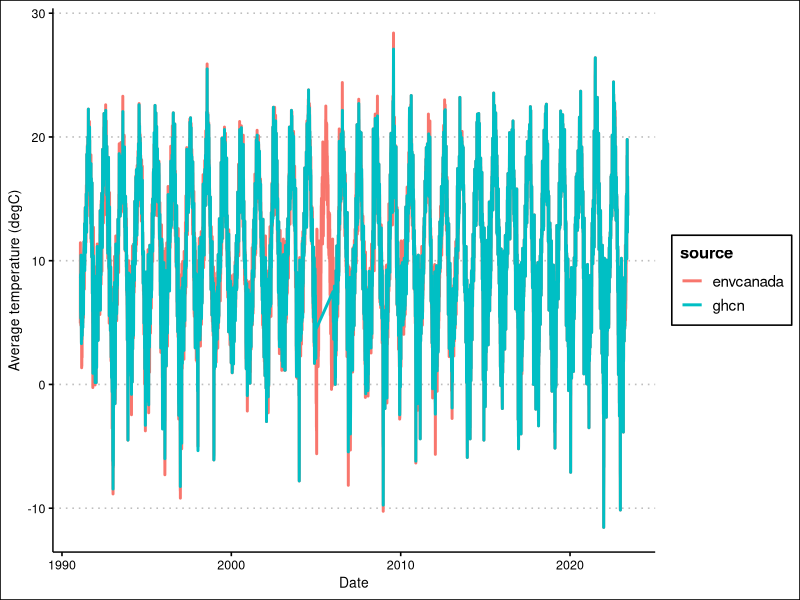
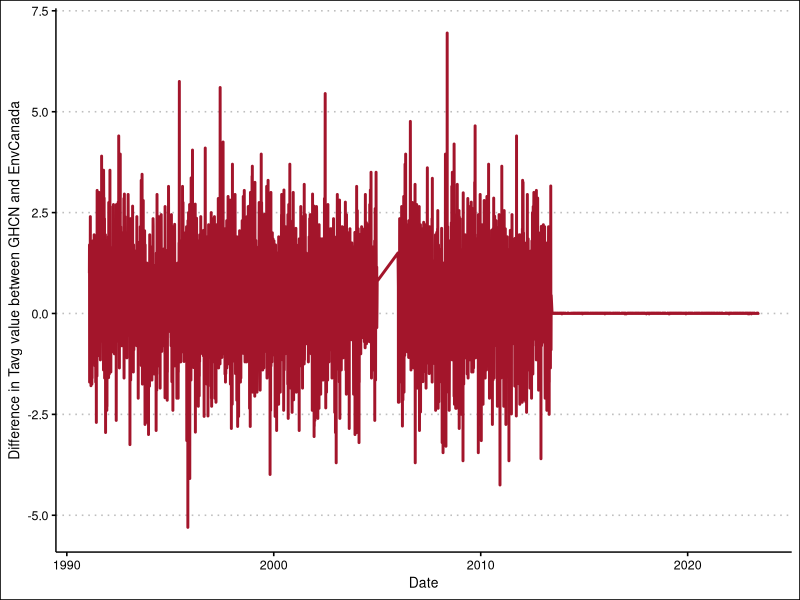
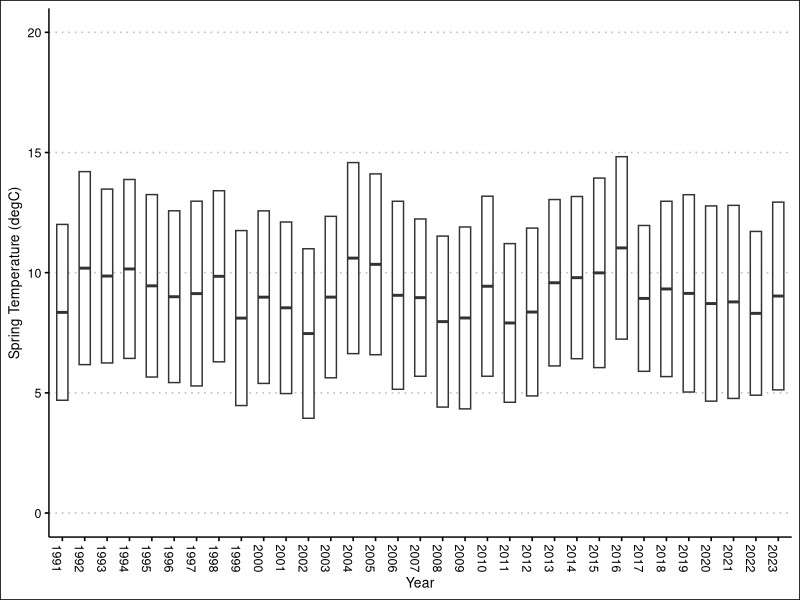
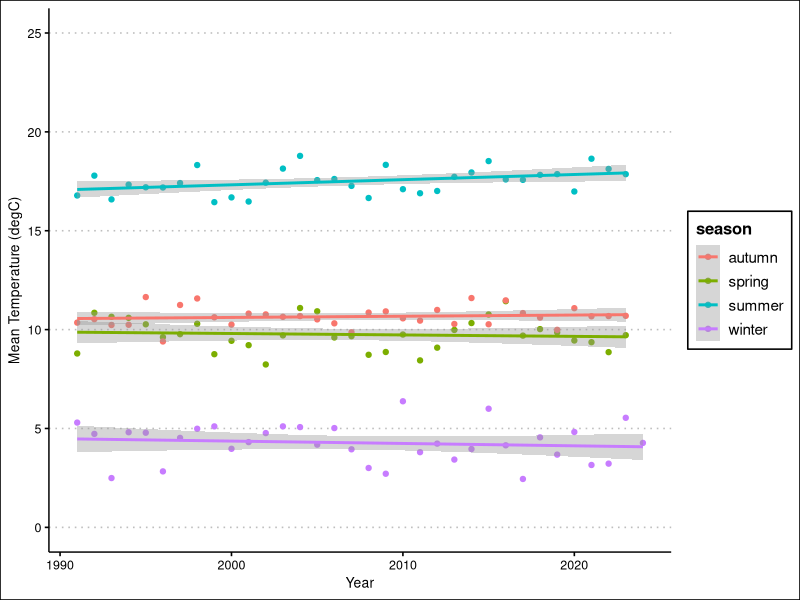

These figures' R source, in order:
# <><><><><><><><><><><><><><><><><><><><><><><><><><><><><><><><><><><><><><><>
# Checking weather data consistency
# 
# Justin Ngo
# Updated 6 June 2024
# <><><><><><><><><><><><><><><><><><><><><><><><><><><><><><><><><><><><><><><>
library(tidyverse)
library(ggthemes)

tsawassen.avg <- read.table("data/GHCN_TSAWASSEN_Tavg.txt")%>%
  mutate(avg_temperature.tsawassen = V4)
tsawassen.max <- read.table("data/GHCN_TSAWASSEN_Tmax.txt")%>%
  mutate(max_temperature.tsawassen = V4)
tsawassen.min <- read.table("data/GHCN_TSAWASSEN_Tmin.txt")%>%
  mutate(min_temperature.tsawassen = V4)
airport <- read_csv("analyses/input/vanDailyWeather.csv") %>%
  select(1,2,4,5)
airport.ghcn <- read.table("data/GHCN_AIRPORT_Tavg.txt")

tsawassen.avg$V1 <- paste(tsawassen.avg$V1, tsawassen.avg$V2, tsawassen.avg$V3, sep = "/")
tsawassen.avg <- tsawassen.avg %>%
  mutate(date = ymd(V1)) %>%
  mutate(DOY = yday(date))

tsawassen.max$V1 <- paste(tsawassen.max$V1, tsawassen.max$V2, tsawassen.max$V3, sep = "/")
tsawassen.max <- tsawassen.max %>%
  mutate(date = ymd(V1)) %>%
  mutate(DOY = yday(date))

tsawassen.min$V1 <- paste(tsawassen.min$V1, tsawassen.min$V2, tsawassen.min$V3, sep = "/")
tsawassen.min <- tsawassen.min %>%
  mutate(date = ymd(V1)) %>%
  mutate(DOY = yday(date))

tsawassen.avg <- select(tsawassen.avg,5,6,7)
tsawassen.min <- select(tsawassen.min,5,6,7)
tsawassen.max <- select(tsawassen.max,5,6,7)

tavg.airport <- airport %>%
  select(1,3) %>%
  mutate(source = "envcanada")
merged.data <- merge(tavg.airport,tsawassen.avg) 
# It seems that Tsawwassen is warmer than the airport, and it's also farther away from the garden so maybe not the best comparison? But it's one of the only ones with a record that's about as long as the airport

# <><><><><><><><><><><><><><><><><><><><><><><><><><><><><><><><><><><><><><><>
# Comparing the GHCN and environment canada datasets directly as a plot

airport.ghcn$V1 <- paste(airport.ghcn$V1, airport.ghcn$V2, airport.ghcn$V3, sep = "/")
airport.ghcn <- airport.ghcn %>%
  mutate(avg_temperature = V4) %>%
  mutate(date = ymd(V1)) %>%
  mutate(source = "ghcn")
airport.ghcn.sel <- airport.ghcn %>%
  select(5:7)

range <- interval(as.POSIXct("1991-01-31"),
                  as.POSIXct("2023-05-31"))

tavg.airport <- tavg.airport  %>%
  filter(date %within% range)
airport.ghcn.sel <- airport.ghcn.sel %>%
  filter(date %within% range)

airport.bind <- rbind(airport.ghcn.sel,tavg.airport)

airport.bind %>%
  ggplot(aes(x = date,
             y = avg_temperature,
             colour = source))+
  geom_line(linewidth = 1)+
  labs(x = "Date",
       y = "Average temperature (degC)")+
  theme_clean()

# <><><><><><><><><><><><><><><><><><><><><><><><><><><><><><><><><><><><><><><>

# <><><><><><><><><><><><><><><><><><><><><><><><><><><><><><><><><><><><><><><>
# Comparing the GHCN and environment canada datasets by difference

airport.ghcn.2 <- airport.ghcn.sel %>%
  mutate(avg_temperature.ghcn = avg_temperature) %>%
  select(2,4)
tavg.airport.2 <- tavg.airport %>%
  mutate(avg_temperature.airport = avg_temperature) %>%
  select(1,4)

airport.merge <- merge(airport.ghcn.2,tavg.airport.2)
airport.merge <- mutate(airport.merge, difference = avg_temperature.ghcn - avg_temperature.airport)

airport.merge %>%
  ggplot(aes(x = date,
             y = difference))+
  geom_line(linewidth=1,colour="#a3152b")+
  labs(x = "Date",
       y = "Difference in Tavg value between GHCN and EnvCanada")+
  theme_clean()

# <><><><><><><><><><><><><><><><><><><><><><><><><><><><><><><><><><><><><><><>

# <><><><><><><><><><><><><><><><><><><><><><><><><><><><><><><><><><><><><><><>
## some f(x)s to help calculate GDD
## this f(x) makes a column which zeroes out all data
# below your threshold temperature

makethreshold.data <- function(dater, temp.col, thresh){ 
  ifelse(dater[[temp.col]]>thresh,
         (dater[[temp.col]]-thresh), 0)
}

## this f(x) adds up gdd
## requires data ordered by doy (I do this in the loop below)
## this f(x) returns the value while treating NA as zeroes
# needstartdate is when you require data to start that year, otherwise it returns NA
# for example, 5 means you need data that starts before 5 January to actually count
makegdd.data.skipNA <- function(dater, gdd.col, doy.col, startdate, needstartdate){
  saveme <- c()
  for(i in 1:nrow(dater)){
    # deal with cases where the data start after Jan 1
    if (dater[[doy.col]][1]>needstartdate) saveme[i] <- NA
    else
      # deal with cases where the entire column is NA
      if (sum(is.na(dater[[gdd.col]]))==length(dater[[gdd.col]])) saveme[i] <- NA
      else
        # okay, finally calculate the GDD
        if (dater[[doy.col]][i]==startdate) saveme[i] <- (dater[[gdd.col]][i])
        else
          # if a cell is NA, just add 0 instead of the cell
          if (is.na(dater[[gdd.col]][i])) saveme[i] <- (0+saveme[i-1])
          else
            saveme[i] <- (dater[[gdd.col]][i]+saveme[i-1])
  }
  return(saveme)
}


countNA.pergdd <- function(dater, gdd.col, doy.col, startdate, needstartdate){
  saveme <- c()
  for(i in 1:nrow(dater)){
    dater <- dater[order(as.numeric(dater[[doy.col]])),]
    if (dater[[doy.col]][1]>needstartdate) saveme[i] <- NA
    else 
      if  (sum(is.na(dater[[gdd.col]]))==length(dater[[gdd.col]])) saveme[i] <- NA
      else
        saveme[i] <- sum(is.na(dater[[gdd.col]][which(dater[[doy.col]]<(i+1))]))
  }
  return(saveme)
}

##
## f(x)s that I never got to run
## I tried to count NA and make cumulative GDD in one f(x)
##

makegdd.data.skipNA.arghh <- function(dater, gdd.col, doy.col, startdate, needstartdate){
  saveme <- c()
  nacount <- c()
  for(i in 1:nrow(dater)){
    if (dater[[doy.col]][1]>needstartdate) saveme[i] <- NA
    else 
      if (is.na(unique(dater[[gdd.col]][i]))==TRUE) saveme[i] <- NA
      else
        
        # subsetme <- dater[which(dater[[doy.col]]<(i+1)),]
        # nacount[i] <- sum(is.na(subsetme[[gdd.col]]))
        
        if (is.na(dater[[gdd.col]][i])==TRUE) saveme[i] <- (0+saveme[i-1])
        else
          if (dater[[doy.col]][i]==startdate) saveme[i] <- (dater[[gdd.col]][i])
          else
            saveme[i] <- (dater[[gdd.col]][i]+saveme[i-1])
          nacount[i] <- (sum(is.na(subsetme[[gdd.col]][i]))+nacount[i-1])
  }
  return(cbind(saveme, nacount))
}

# <><><><><><><><><><><><><><><><><><><><><><><><><><><><><><><><><><><><><><><>

# <><><><><><><><><><><><><><><><><><><><><><><><><><><><><><><><><><><><><><><>
vandat <- read_csv("analyses/input/vanDailyWeather.csv")

range <- interval(as.POSIXct("1991-01-31"),
                  as.POSIXct("2023-05-31"))

vandat_febmay <- vandat %>% #only months Feb to May are needed
  mutate(date2 = ymd(date)) %>%
  filter(date2 >= make_date(year((date2)), 2, 1),
         date2 <= make_date(year((date2)), 5, 31)) %>%
  filter(date2 %within% range) %>%
  mutate(DOY = yday(date2))

vandat_sel <- vandat_febmay %>%
  select(date2, DOY, max_temperature, avg_temperature, min_temperature, heatdegdays, growdegdays_5, growdegdays_7, growdegdays_10) %>%
  mutate(year = year(date2),
         month = month(date2))
# I wanted to keep sunrise sunset data but it's not complete

# Make mean average spring temperature according to the historic min and max phenology DOYs for each species?
# Luckily for me, DOY range for the four grouped cultivars (campbellii, etc.) are always within ~60 to ~140 to let's filter for DOY 59 to 141
vandat_maggroup_year <- vandat_sel %>%
  filter(DOY %in% (59:141)) %>%
  group_by(year) %>%
  summarise_all(mean) %>%
  select(-date2, -DOY, -month)
# Now we have average temperature between Feb and May for every year

tempdat <- vandat_maggroup_year %>%
  select(1:4) %>%
  tibble::rownames_to_column(var = "var")

tempplot <- tempdat %>%
  ggplot(aes(x = as.factor(year),
             ymin = `min_temperature`,
             ymax = `max_temperature`,
             lower = `min_temperature`,
             upper = `max_temperature`,
             middle = `avg_temperature`))+
  geom_boxplot(stat = "identity",
               width = 0.5)+ 
  labs(x = "Year",
       y = "Spring Temperature (degC)")+
  theme_clean() +
  theme(axis.text.x = element_text(angle = 270))+
  ylim(0,20)
tempplot

# Is spring weather just not changing across the years?
# Making four plots to show the temperature in yearly quarters
vandat_month <- vandat %>%
  mutate(month = month(date))%>%
  mutate(year = year(date))%>%
  select(1:5,73,74)
szn.winter <- vandat_month %>%
  filter(month == "12" | month == "1" | month == "2") %>%
  group_by(year)%>%
  summarize_all(mean)%>%
  mutate(season = "winter")
szn.spring <- vandat_month %>%
  filter(month == "3" | month == "4" | month == "5") %>%
  group_by(year)%>%
  summarize_all(mean)%>%
  mutate(season = "spring")
szn.summer <- vandat_month %>%
  filter(month == "6" | month == "7" | month == "8") %>%
  group_by(year)%>%
  summarize_all(mean)%>%
  mutate(season = "summer")
szn.autumn <- vandat_month %>%
  filter(month == "9" | month == "10" | month == "11") %>%
  group_by(year)%>%
  summarize_all(mean)%>%
  mutate(season = "autumn")

seasons <- rbind(szn.winter,szn.spring,szn.summer,szn.autumn)
seasons %>%
  ggplot(aes(x = year,
             y = avg_temperature,
             colour = season))+
  geom_point() +
  geom_smooth(method = "lm") +
  theme_clean() +
  labs(x = "Year",
       y = "Mean Temperature (degC)") +
  ylim(0,25)

# winter temp trend
wintermodel <- lm(avg_temperature~year, szn.winter)
summary(wintermodel)
paste('y =', coef(wintermodel)[[2]], '* x', '+', coef(wintermodel)[[1]])

# spring temp trend
springmodel <- lm(avg_temperature~year, szn.spring)
summary(springmodel)
paste('y =', coef(springmodel)[[2]], '* x', '+', coef(springmodel)[[1]])

# summer temp trend
summermodel <- lm(avg_temperature~year, szn.summer)
summary(summermodel)
paste('y =', coef(summermodel)[[2]], '* x', '+', coef(summermodel)[[1]])

# autumn temp trend
autumnmodel <- lm(avg_temperature~year, szn.autumn)
summary(autumnmodel)
paste('y =', coef(autumnmodel)[[2]], '* x', '+', coef(autumnmodel)[[1]])

# <><><><><><><><><><><><><><><><><><><><><><><><><><><><><><><><><><><><><><><>
